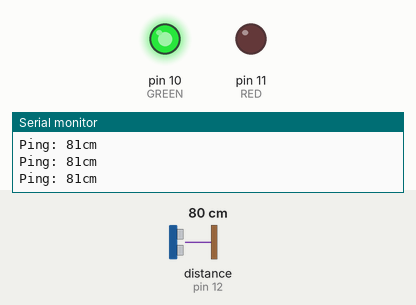
Bench run of a sketch on a simulated Arduino Uno, built with avr-gcc and run on an emulated ATmega328P. Shown: output pins drawn as LEDs (lit = HIGH), the last lines printed to the serial monitor. The inputs (shaded band) are chosen by the test bench; at power-on: distance to the obstacle (sensor on pin 12) 80 cm. The echo pulse lasts 58.3 µs per cm.

Above: at 1.2 s.
1.3 s: distance to the obstacle (sensor on pin 12) set to 23 cm
2.8 s: distance to the obstacle (sensor on pin 12) set to 18 cm
At 3.3 s:
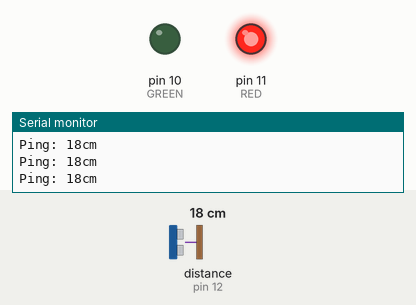
4.4 s: distance to the obstacle (sensor on pin 12) set to 35 cm
At 5.5 s:
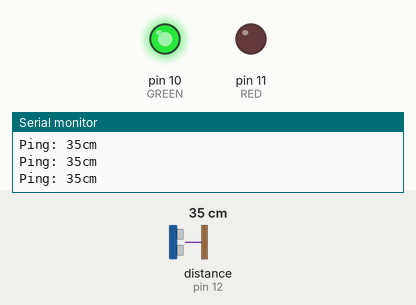
5.9 s: distance to the obstacle (sensor on pin 12) set to 2 cm
At 6.6 s:
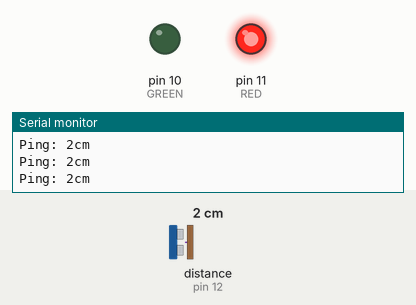
Timing chart, 0 to 8.4 s (numbered marks = the images above; inputs shaded):
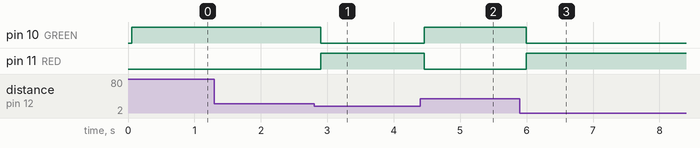

Measured:
- the behaviour switches between 21 and 20 cm on distance to the obstacle (sensor on pin 12) (found by bisection; images 0 and 1)
- after the input at 2.8 s, pin 10 (GREEN): HIGH → LOW after 0.10 s; pin 11 (RED): LOW → HIGH after 0.10 s
- after the input at 4.4 s, pin 10 (GREEN): LOW → HIGH after 0.06 s; pin 11 (RED): HIGH → LOW after 0.06 s
- after the input at 5.9 s, pin 10 (GREEN): HIGH → LOW after 0.09 s; pin 11 (RED): LOW → HIGH after 0.09 s

The sketch:

parking_sensor.ino
```cpp
#include <NewPing.h>

#define TRIGGER_PIN  13
#define ECHO_PIN     12
#define MAX_DISTANCE 200
#define RED 11
#define GREEN 10

NewPing sonar(TRIGGER_PIN, ECHO_PIN, MAX_DISTANCE);

void setup() {
  Serial.begin(115200);
  pinMode(RED,OUTPUT);
  pinMode(GREEN,OUTPUT);
}

void loop() {
  int x = sonar.ping_cm();
  delay(50);
  if (x>20 || x==0)
  {
    digitalWrite(RED,LOW);
    digitalWrite(GREEN,HIGH);
  }
  else
  {
    digitalWrite(GREEN,LOW);
    digitalWrite(RED,HIGH);
  }
  Serial.print("Ping: ");
  Serial.print(x);
  Serial.println("cm");
}
```
